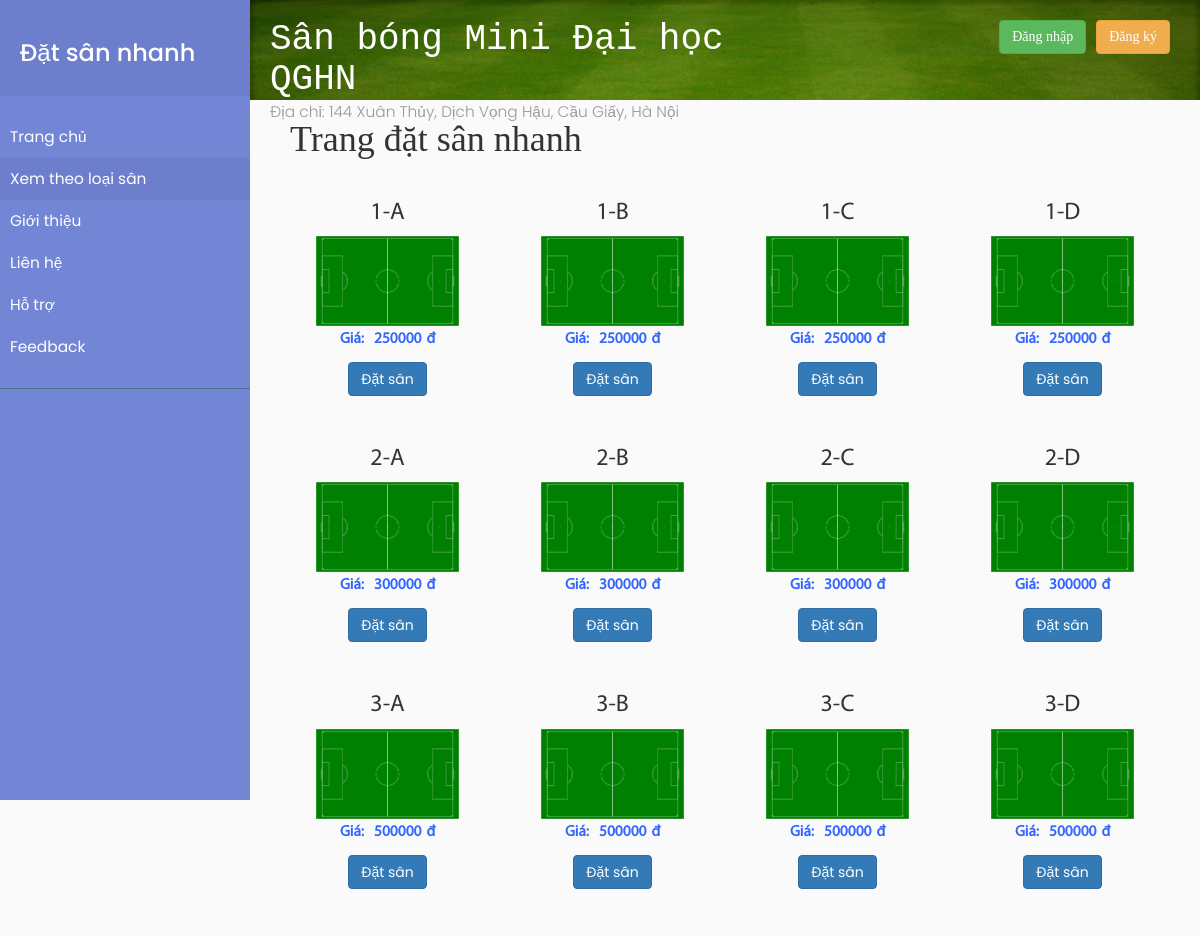
The page / on the database its author committed.
### tables this page shows
CREATE TABLE `tbl_san` (
  `idsan` char(10) NOT NULL,
  `tensan` char(10) DEFAULT NULL,
  `loaisan` char(10) DEFAULT NULL,
  `dongia` int(11) DEFAULT NULL,
  `updatedDate` timestamp NOT NULL DEFAULT current_timestamp() ON UPDATE current_timestamp(),
  `createdDate` timestamp NOT NULL DEFAULT '0000-00-00 00:00:00'
);

### application/controllers/homepage_controller.php (called while the page is built, shortened)
<?php
class homepage_controller extends CI_Controller
{
	function __construct()
	{
		$this->load->helper('url');
		$this->load->library('session');
		$this->load->database();
		$this->load->model('model_san');
		$this->load->model('model_dichvu');
		$this->load->model('model_hoadon');
		$this->load->model('model_hoadonchitiet');
		$this->load->model('model_type');
		$this->load->model('model_customer');
		$this->load->model('model_user');
	}
	public function index()
	{
		$result['data'] = $this->model_san->getAllsan();
		$data = $this->model_dichvu->getAlldichvu();
		$result['type'] = $this->model_type->getAllType();
		if ($data['error'] != '') {
			$result['error'] = $data['error'];
			$this->load->view('errors/html/error_db', $result);
			return false;
		} else {
			$result['dichvu'] = $data['dichvu'];
		}
		$this->load->view('homepage', $result);
	}
}

### index.php (called while the page is built, shortened)
<?php
require_once BASEPATH.'core/CodeIgniter.php';

### application/models/model_dichvu.php (called while the page is built, shortened)
<?php
class model_dichvu extends CI_Model {
    	public function getAlldichvu(){
        try{
          $query = $this->db->get('tbl_dichvu');
          $data['dichvu']= $query->result();
          if($query->num_rows()>0){
          $data['error'] = '';
          }
          else{
            $data['error']= 'Lỗi khi thực hiện get data dịch vụ!';
          }
        }catch(Exception $e){
          $data['error']= 'Lỗi khi thực hiện get data dịch vụ!';
        }
      	return $data;
    	}
  	}
?>

### application/models/model_san.php (called while the page is built, shortened)
<?php
class model_san extends CI_Model {
    	public function getAllsan(){
        $this->db->select('idsan,tensan,tbl_san.loaisan as idloaisan,dongia,tbl_loaisan.loaisan,tbl_san.createdDate');
        $this->db->from('tbl_san');
        $this->db->join('tbl_loaisan','tbl_san.loaisan = tbl_loaisan.idloaisan');
        $this->db->order_by('tensan','asc');
      	$query = $this->db->get();
        return $query->result();
    	}
  	}
?>

### application/views/homepage.php (the view, shortened to what this page needs)
<!DOCTYPE html>
<html lang="en">
<head>
  <link rel="stylesheet" href="https://maxcdn.bootstrapcdn.com/bootstrap/3.3.7/css/bootstrap.min.css">
  <link rel="stylesheet" href="/datsannhanh/css/style2.css">
  <link rel="stylesheet" href="/datsannhanh/css/datepicker.css">
  <link rel="stylesheet" href="/datsannhanh/css/toggle.css">
  <link rel="stylesheet" href="//code.jquery.com/ui/1.12.1/themes/base/jquery-ui.css">
  <link rel="stylesheet" href="//cdnjs.cloudflare.com/ajax/libs/timepicker/1.3.5/jquery.timepicker.min.css">
  <link href="/datsannhanh/css/mdtimepicker.css" rel="stylesheet">
  <link rel="stylesheet" href="https://cdnjs.cloudflare.com/ajax/libs/malihu-custom-scrollbar-plugin/3.1.5/jquery.mCustomScrollbar.min.css">
  <link href="//cdnjs.cloudflare.com/ajax/libs/toastr.js/latest/css/toastr.min.css" rel="stylesheet" />
</head>
<body>
  <div class="wrapper">
    <nav id="sidebar">
      <div class="sidebar-header">
        <h3>Đặt sân nhanh</h3>
      </div>
      <ul class="list-unstyled components">
        <li>
          <a href="<?php echo base_url(); ?>">Trang chủ</a>
        </li>
        <li class="active">
          <a href="#homeSubmenu" data-toggle="collapse" aria-expanded="false" class="dropdown-toggle">Xem theo loại sân</a>
        </li>
        <li>
          <a href="#">Giới thiệu</a>
        </li>
        <li>
          <a href="#pageSubmenu" data-toggle="collapse" aria-expanded="false" class="dropdown-toggle">Liên hệ</a>
        </li>
        <li>
          <a href="#">Hỗ trợ</a>
        </li>
        <li>
          <a href="#">Feedback</a>
        </li>
      </ul>
    </nav>
    <div class="header-web">
        <div class="nav-header">
        <h1>Sân bóng Mini Đại học QGHN</h1>
        <p>Địa chỉ: 144 Xuân Thủy, Dịch Vọng Hậu, Cầu Giấy, Hà Nội</p>
      </div>
      <div class="form-inline">
        <?php if ($this->session->userdata('username') == '') { ?>
          <input type="button" name="register" class="btn btn-warning btn-register" value="Đăng ký">
          <input type="button" name="login" class="btn btn-success btn-login" style="margin-right: 10px;" data-toggle="modal" data-target="#loginModal" value="Đăng nhập">
        <?php }; ?>
      </div>
    </div>
    <div id="content">
      <h1>Trang đặt sân nhanh</h1>
      <div class="row">
        <?php foreach ($data as $key => $value) {
        ?>
          <div class="col-sm-3 display-pitch text-center">
            <h3 class="text-center pitch-name"><?php echo  $value->tensan; ?></h3>
            <img src="/datsannhanh/image/san3.png" style="width:70%">
            <p class="text-center price-pitch">Giá:<span style="padding-left: 10px;padding-right: 5px;"><?php echo  $value->dongia; ?></span>đ</p>
            <p class="text-center">
              <input type="button" name="datsan" id="btnDatSan" data-toggle="modal" data-target="#" onclick="choosesan(<?php echo  $value->idsan; ?>)" class="btn btn-primary" value="Đặt sân">
            </p>
          </div>
        <?php } ?>
      </div>
    </div>
  </div>
</body>
</html>

### css/style2.css (style rules this page uses)
body { font-family: 'Poppins', sans-serif; background: #fafafa; }
p { font-family: 'Poppins', sans-serif; font-size: 1.1em; font-weight: 300; line-height: 1.7em; color: #999; }
a, a:hover, a:focus { color: inherit; text-decoration: none; transition: all 0.3s; }
.wrapper { display: flex; width: 100%; }
#sidebar { width: 250px; position: fixed; top: 0; left: 0; height: 100vh; z-index: 999; background: #7386D5; color: #fff; transition: all 0.3s; }
#sidebar .sidebar-header { padding: 20px; background: #6d7fcc; }
#sidebar ul.components { padding: 20px 0; border-bottom: 1px solid #47748b; }
#sidebar ul li a { padding: 10px; font-size: 1.1em; display: block; }
#sidebar ul li.active>a, a[aria-expanded="true"] { color: #fff; background: #6d7fcc; }
a[data-toggle="collapse"] { position: relative; }
.dropdown-toggle::after { display: block; position: absolute; top: 50%; right: 20px; transform: translateY(-50%); }
#content { font-family: "Times New Roman", Times, serif; width: calc(100% - 250px); margin-top: 60px; padding-left: 40px; padding-bottom: 40px; padding-right: 40px; min-height: 100vh; transition: all 0.3s; position: absolute; top: 0; right: 0; }
.display-pitch { padding: 10px }
.pitch-name { font-family:'Myriad Pro Regular'; font-weight:normal; }
.price-pitch { font-family:'Myriad Pro Regular'; font-weight:bold; color: #3366ff; }
.header-web { font-family: "Times New Roman", Times, serif; width: calc(100% - 250px); margin-bottom: 100px; padding: 20px; transition: all 0.3s; position: absolute; top: 0; right: 0; background-color: red; }
.btn-login { float: right; }
.btn-register { float: right; }

### css/toggle.css (style rules this page uses)
.form-inline { align-items: center; margin-right: 1rem !important; }
#content { margin-top: 100px; }
.header-web { height: 100px; background: url("../image/cover5.jpg"); background-repeat: no-repeat, repeat; background-size: cover; }
.header-web .nav-header { float: left; }
.header-web .nav-header h1 { margin: 0; padding: 0; font-family: Courier; color: white; }
@media (max-width: 1224px) { .header-web .nav-header { width: 50%; } }

### application/views/homepage.php (style rules this page uses)
.wrapper { display: flex; width: 100%; }
#sidebar { width: 250px; position: fixed; top: 0; left: 0; height: 100vh; z-index: 999; background: #7386D5; color: #fff; transition: all 0.3s; }

### rows shown on the page
tbl_san: tensan "1-A", dongia "250000"
tbl_san: tensan "1-B", dongia "250000"
tbl_san: tensan "1-C", dongia "250000"
tbl_san: tensan "1-D", dongia "250000"
tbl_san: tensan "2-A", dongia "300000"
tbl_san: tensan "2-B", dongia "300000"
tbl_san: tensan "2-C", dongia "300000"
tbl_san: tensan "2-D", dongia "300000"
tbl_san: tensan "3-A", dongia "500000"
tbl_san: tensan "3-B", dongia "500000"
tbl_san: tensan "3-C", dongia "500000"
tbl_san: tensan "3-D", dongia "500000"
